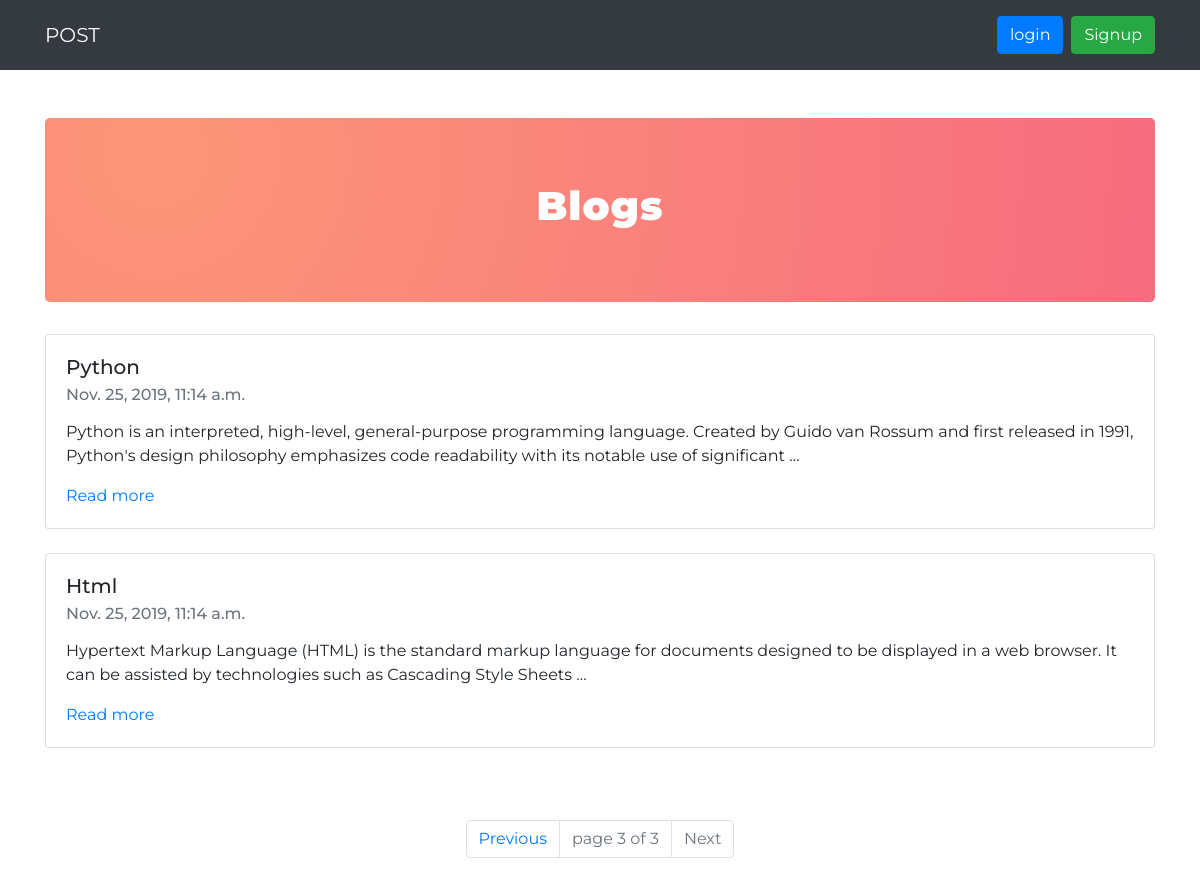
/?page=3, run on the app's committed database.
### blogapp/models.py (models this page shows, shortened)
class Post(models.Model):
    STATUS_CHOICE=(('draft','Draft'),('published','Published'))
    title=models.CharField(max_length=260)
    slug=models.SlugField(max_length=264,unique_for_date='publish')
    author=models.ForeignKey(User,related_name='blog_posts',on_delete=models.CASCADE)
    body=models.TextField()
    publish=models.DateTimeField(default=timezone.now)
    created=models.DateTimeField(auto_now_add=True)
    updated=models.DateTimeField(auto_now=True)
    status=models.CharField(max_length=20,choices=STATUS_CHOICE,default='draft')
    objects=CustomManager()
    class Meta:
        ordering=('-publish',)

### blogapp/views.py (the view)
# urls.py: path('',views.post_list),
def post_list(request):
    post_list=Post.objects.all()
    paginator=Paginator(post_list,2)
    page_number=request.GET.get('page')
    try:
        post_list=paginator.page(page_number)
    except PageNotAnInteger:
        post_list=paginator.page(1)
    except EmptyPage:
        post_list=paginator.page(paginator.num_page)
    return render(request,'blogapp/post_list.html',{'post_list':post_list})

### blogapp/models.py (called while the page is built)
    def get_queryset(self):
        return super().get_queryset().filter(status='published')

### templates/blogapp/post_list.html (shortened to what this page needs)
<!DOCTYPE html>
{% extends 'blogapp/base.html' %}
{% block content %}
    <div class="jumbotron blog-jumbo">
      <h1 class="text-center">Blogs</h1>
    </div>
    {% for post in post_list %}
    <div class="card mb-4">
      <div class="card-body">
        <h5 class="card-title" id="blog-title">{{post.title}}</h5>
        <h6 class="card-subtitle mb-2 text-muted">{{post.publish}}</h6>
        <p class="card-text">{{post.body | truncatewords:30 | linebreaks}}</p>
        <a href="/detail/{{post.id}}" class="card-link">Read more</a>
      </div>
    </div>
    {% endfor %}
    {% include 'blogapp/pagination.html' with page=post_list %}
{% endblock %}

### static/css/style.css (style rules this page uses)
body { background-repeat: no-repeat; background-size: cover; font-family: Montserrat; }
.jumbotron.blog-jumbo { background-image: radial-gradient( circle farthest-corner at 10% 20%, rgba(252,150,120,1) 0%, rgba(247,108,127,1) 100.4% ); cursor: pointer; }
.jumbotron.blog-jumbo h1 { font-weight: 900; color: #fff; letter-spacing: 1px; }
#blog-title { text-transform: capitalize; }

### data on the page
Post: title "Python", publish "Nov. 25, 2019, 11:14 a.m.", body "Python is an interpreted, high-level, general-purpose programming language. Created by Guido van Rossum and first released in 1991, Python's design philosophy emphasizes code readability with its notable use of significant …"
Post: title "Html", publish "Nov. 25, 2019, 11:14 a.m.", body "Hypertext Markup Language (HTML) is the standard markup language for documents designed to be displayed in a web browser. It can be assisted by technologies such as Cascading Style Sheets …"

### other printed values
{{ page.number }} "3"
{{ page.paginator.num_pages }} "3"
